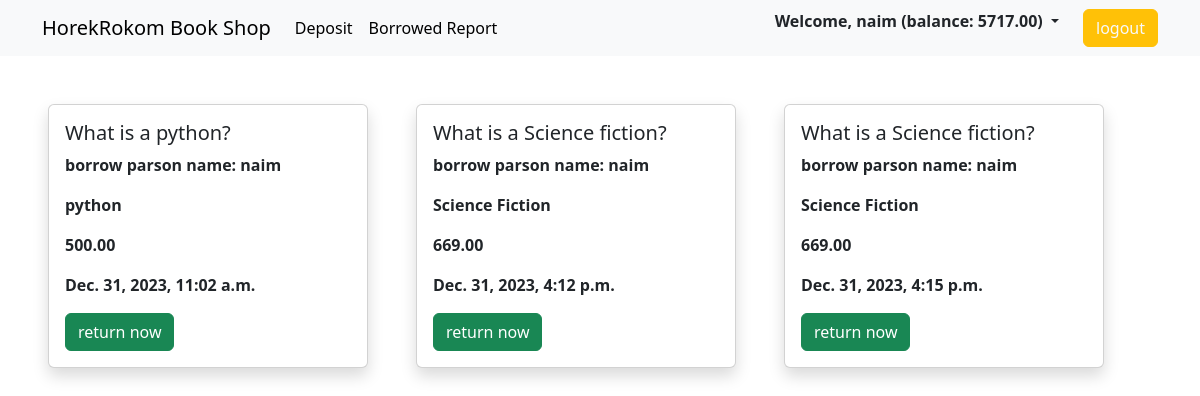
The page /post/profile/ (signed in) on the database its author committed.
### user_account/models.py (models this page shows, shortened)
class Useraccount(models.Model):
    user = models.OneToOneField(User, related_name="account", on_delete=models.CASCADE)
    balance = models.DecimalField(default=0,max_digits=12,decimal_places=2)
    gender = models.CharField(max_length=100,choices=GENDER_TYPE)

### transcation/models.py (models this page shows)
class BorrowedBookModel(models.Model):
    user = models.ForeignKey(User, on_delete=models.CASCADE)
    book = models.ForeignKey(PostModel, on_delete=models.CASCADE)
    borrowed_date = models.DateTimeField(auto_now_add=True)

### post/models.py (models this page shows)
class PostModel(models.Model):
    brand = models.ForeignKey(BrandModels,related_name='brand',on_delete=models.CASCADE)
    title = models.CharField(max_length=100)
    description = models.TextField()
    borrowed_price = models.DecimalField(max_digits=12,decimal_places=2,default=0)
    image = models.ImageField(upload_to='post/media/uploads/',blank=True,null=True)

### books_brand/models.py (models this page shows, shortened)
class BrandModels(models.Model):
    brand_name = models.CharField(max_length=200)
    slug = models.SlugField(max_length=200,unique=True,null=True,blank=True)

### post/views.py (the view)
# urls.py: path('profile/', views.returnBook.as_view(), name='profile'),
class returnBook(LoginRequiredMixin,ListView):
    template_name = 'profile.html'
    model = BorrowedBookModel
    def get_context_data(self,**kwargs):
        context = super().get_context_data(**kwargs)
        context['data']= BorrowedBookModel.objects.filter(user=self.request.user)
        return context

### post/templates/profile.html (shortened to what this page needs)
{% extends "base.html"%} {% load static%} {% block content %}
<div class="mt-5 d-flex justify-content-center flex-wrap align-items-center gap-5 container">
    {% for i in data%}
    <div class="card  shadow" style="width: 20rem">
        <div class="card-body">
            <h5 class="card-title">{{i.book.title}}</h5>
            <p class="card-text fw-bold">borrow parson name: {{i.user}}</p>
            <p class="card-text fw-bold">{{i.book.brand.brand_name}}</p>
            <p class="card-text fw-bold">{{i.book.borrowed_price}}</p>
            <p class="card-text fw-bold">{{i.borrowed_date}}</p>
            <form method="post" action="{% url 'return' i.id %}">
                <button class="btn btn-success" type="submit">return now </button>
            </form>
        </div>
    </div>
    {% endfor %}
</div>
{% endblock%}

### core/templates/nav.html (shortened to what this page needs)
<nav class="navbar navbar-expand-lg bg-body-tertiary sticky-top">
    <div class="container">
      <a class="navbar-brand" href="{% url 'home'%}">HorekRokom Book Shop</a>
      <div class="collapse navbar-collapse" id="navbarTogglerDemo03">
        <ul class="navbar-nav me-auto mb-2 mb-lg-0">
          {% if request.user.is_authenticated %}
          <li class="nav-item">
            <a class="nav-link active" aria-current="page" href="{% url 'deposit'%}">Deposit</a>
          </li>
          <li class="nav-item">
            <a class="nav-link active" aria-current="page" href="{% url 'transation'%}">Borrowed Report</a>
          </li>
          {% endif%}
        </ul>
        <div class="d-flex">
          {% if request.user.is_authenticated %}
          <div class="dropdown">
            <a class="dropdown-toggle mx-lg-4 mx-4 fw-bolder text-dark text-decoration-none" type="button" data-bs-toggle="dropdown" aria-expanded="false">
              Welcome, {{user.username}} (balance: {{request.user.account.balance}})
            </a>
          </div>
          <button class="btn btn-warning type="submit"><a  class="text-decoration-none text-light" href="{% url 'logout'%}">logout</a></button>
          {% else %}
          <button class="btn btn-success mx-lg-3 mx-sm-2" type="submit"><a class="text-decoration-none text-light" href="{% url 'singup'%}">Register</a></button>
          <button class="btn btn-warning type="submit"><a a class="text-decoration-none text-light" href="{% url 'login'%}">LogIn</a></button>
          {%endif%}
        </div>
      </div>
    </div>
  </nav>

### rows shown on the page
BorrowedBookModel: book "What is a python?", user "naim", book.brand.brand_name "python", book.borrowed_price "500.00", borrowed_date "Dec. 31, 2023, 11:02 a.m."
BorrowedBookModel: book "What is a Science fiction?", user "naim", book.brand.brand_name "Science Fiction", book.borrowed_price "669.00", borrowed_date "Dec. 31, 2023, 4:12 p.m."
BorrowedBookModel: book "What is a Science fiction?", user "naim", book.brand.brand_name "Science Fiction", book.borrowed_price "669.00", borrowed_date "Dec. 31, 2023, 4:15 p.m."

### other values the page prints
{{ user.username }} "naim"
{{ request.user.account.balance }} "5717.00"
